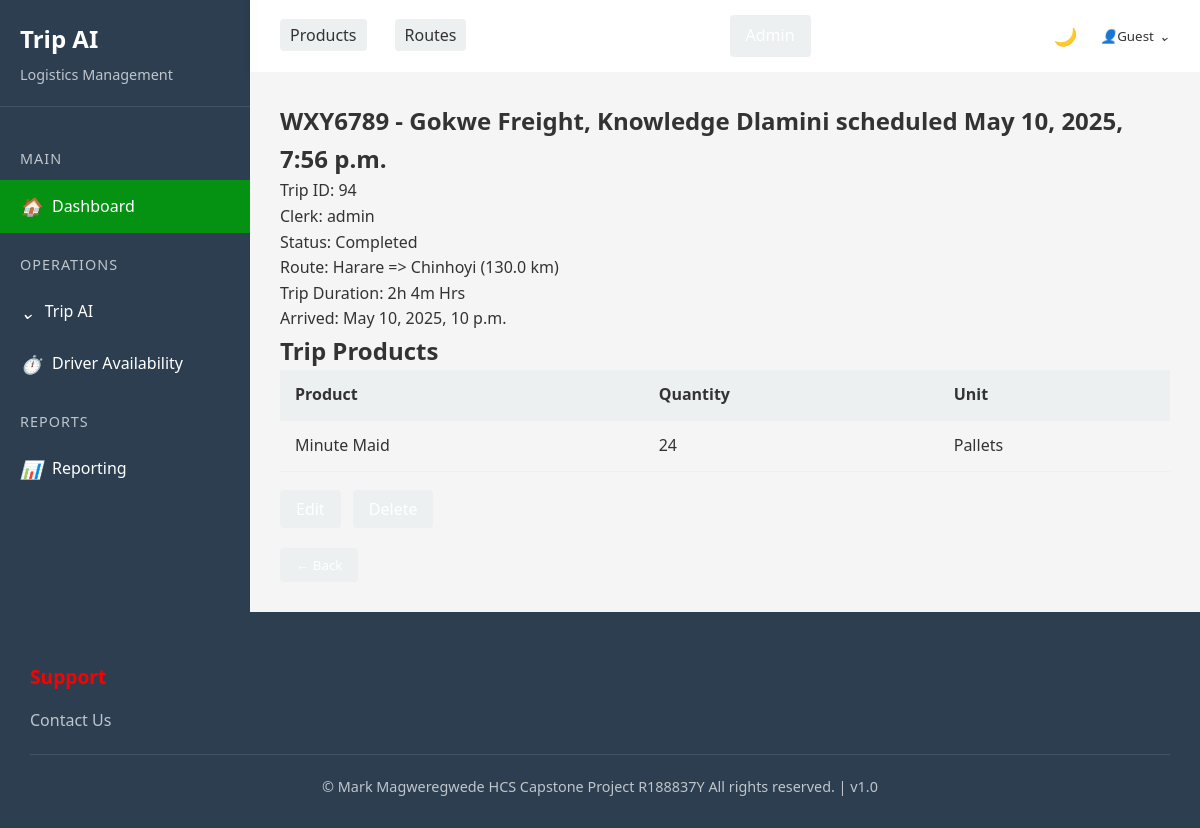
Page /app/trip/94/ on the committed database.
### triplog/models.py (models this page shows, shortened)
class Trip(models.Model):
    truck = models.ForeignKey(Truck, on_delete=models.CASCADE, related_name="trips")
    driver = models.ForeignKey(Driver, on_delete=models.CASCADE, related_name="trips")
    departure_time = models.DateTimeField()
    arrival_time = models.DateTimeField(null=True, blank=True)
    status = models.CharField(max_length=20, choices=[("Ongoing", "Ongoing"), ("Completed", "Completed")], default="Ongoing")
    clerk = models.ForeignKey("auth.User",on_delete=models.CASCADE)

class Truck(models.Model):
    plate_number = models.CharField(max_length=7, unique=True)
    capacity_kg = models.FloatField()
    truck_company = models.ForeignKey(TruckCompany, on_delete=models.CASCADE, related_name="trucks")
    status = models.CharField(max_length=50, choices=[("Active", "Active"),("In Use", "In Use"),("Maintenance", "Maintenance")])
    def __str__(self):
        return f"{self.plate_number} - {self.truck_company.name}"

class TruckCompany(models.Model):
    name = models.CharField(max_length=255)
    contact = models.CharField(max_length=20)
    email = models.CharField(max_length=30)
    address = models.CharField(max_length=255)

class Driver(models.Model):
    name = models.CharField(max_length=255)
    license_number = models.CharField(max_length=10, unique=True)
    assigned_truck = models.OneToOneField(
        Truck, on_delete=models.SET_NULL, null=True, blank=True,unique=True)
    contact = models.CharField(max_length=10)
    def __str__(self):
        return self.name

class TripRoute(models.Model):
    trip = models.ForeignKey(Trip, on_delete=models.CASCADE, related_name="trip_routes")
    route = models.ForeignKey(Route, on_delete=models.CASCADE)
    actual_time_min = models.IntegerField(editable=True, null=True, blank=True)  # Auto-calculated field

class Route(models.Model):
    origin = models.CharField(max_length=255)
    destination = models.CharField(max_length=255)
    distance_km = models.FloatField()
    estimated_time_min = models.IntegerField()

class TripProduct(models.Model):
    trip = models.ForeignKey(Trip, on_delete=models.CASCADE, related_name="trip_products")
    product = models.ForeignKey(Product, on_delete=models.CASCADE)
    quantity = models.IntegerField()
    unit = models.CharField(max_length=50, choices=[("Pallets", "Pallets"), ("Cases", "Cases")])

class Product(models.Model):
    name = models.CharField(max_length=255)
    category = models.CharField(max_length=20, choices=[("Water", "Water"), ("Cordial", "Cordial"),("Juice","Juice")])
    description = models.TextField()

### triplog/views.py (the view)
# urls.py: path("trip/<int:pk>/", TripDetailView.as_view(), name="trip_detail"),
class TripDetailView(DetailView):
    model = Trip
    template_name = "trip/trip_detail.html"
    context_object_name = "trip"
    def get_context_data(self, **kwargs):
        context = super().get_context_data(**kwargs)
        context['trip_routes'] = TripRoute.objects.filter(trip=self.object)
        context['tripproducts'] = TripProduct.objects.filter(trip=self.object)
        return context

### triplog/templatetags/time_filters.py (called while the page is built)
@register.filter
def minutes_to_hours(minutes):
    if minutes is None:
        return "Trip NOT COMPLETE"  # Handle cases where the value is None
    hours = minutes // 60
    mins = minutes % 60
    return f"{hours}h {mins}m" if hours else f"{mins}m"

### templates/trip/trip_detail.html (shortened to what this page needs)
{% extends "base.html" %}
{% load time_filters %}
{% block content %}
<div class="trip">
    <h2>{{ object.truck }}, {{ object.driver }} scheduled {{ object.departure_time }}</h2>
    <p>Trip ID: {{ object.id }}</p>
    <p>Clerk: {{ object.clerk }}</p>
    <p>Status: {{ object.status }}</p>
    {% if trip_routes %}
    {% for route in trip_routes %}
    <p>Route: {{ route.route.origin }} => {{ route.route.destination }} ({{ route.route.distance_km }} km)</p>
    {% if object.status == "Completed" %}
    <p>Trip Duration: {{ route.actual_time_min|minutes_to_hours|default:"-" }} Hrs </p>
    {% endif %}
    {% endfor %}
    {% endif %}
    {% if object.status == "Completed" %}
    <p>Arrived: {{ object.arrival_time }}</p>
    {% endif %}
</div>
<div>
    <h2>Trip Products</h2>
    {% if tripproducts %}
    <table>
        <tr>
            <th>Product</th>
            <th>Quantity</th>
            <th>Unit</th>
        </tr>
        {% for product in tripproducts %}
        <tr>
            <td>{{ product.product.name }}</td>
            <td>{{ product.quantity }}</td>
            <td>{{ product.unit }}</td>
        </tr>
        {% endfor %}
    </table>
    {% else %}
    <p>No products assigned to this trip yet.</p>
    {% endif %}
</div>
<div>
    <br>
    <a href="{% url 'trip_edit' trip.pk %}" class="btn btn-secondary">Edit</a>
    <a href="{% url 'trip_delete' trip.pk %}" class="btn btn-secondary delete-btn">Delete</a>
    <br>
    <br>
    <button id="back-btn" onclick="history.back()" class="back-btn btn btn-secondary">← Back</button>
</div>
{% endblock content %}

### static/css/style.css (style rules this page uses)
:root { --primary-color: rgb(5, 146, 18); --secondary-color: rgb(6, 208, 1); --accent-color: rgb(155, 236, 0); --highlight-color: rgb(252, 0, 0); --dark-color: #2c3e50; --light-color: #ecf0f1; --text-color: #333; --bg-color: #f5f5f5; --card-bg: white; --footer-bg: var(--dark-color); --footer-text: white; }
* { margin: 0; padding: 0; box-sizing: border-box; font-family: 'Segoe UI', Tahoma, Geneva, Verdana, sans-serif; }
body { background-color: var(--bg-color); color: var(--text-color); line-height: 1.6; display: flex; flex-direction: column; min-height: 100vh; transition: background-color 0.3s, color 0.3s; }
a { text-decoration: none; color: inherit; }
.btn { padding: 10px 20px; border-radius: 4px; border: none; cursor: pointer; font-weight: 500; transition: all 0.3s; }
.btn-secondary { background-color: var(--light-color); color: var(--text-color); }
table { width: 100%; border-collapse: collapse; }
th, td { padding: 12px 15px; text-align: left; border-bottom: 1px solid var(--light-color); }
th { background-color: var(--light-color); font-weight: 600; }

### templates/trip/trip_detail.html (style rules this page uses)
.btn { padding: 8px 16px; border-radius: 4px; text-decoration: none; color: white; margin-right: 8px; }

### rows in the picture
Trip: truck "WXY6789 - Gokwe Freight", driver "Knowledge Dlamini", departure_time "May 10, 2025, 7:56 p.m.", id "94", clerk "admin", status "Completed", arrival_time "May 10, 2025, 10 p.m."
TripRoute: route.origin "Harare", route.destination "Chinhoyi", route.distance_km "130.0", actual_time_min|minutes_to_hours "2h 4m"
TripProduct: product.name "Minute Maid", quantity "24", unit "Pallets"
